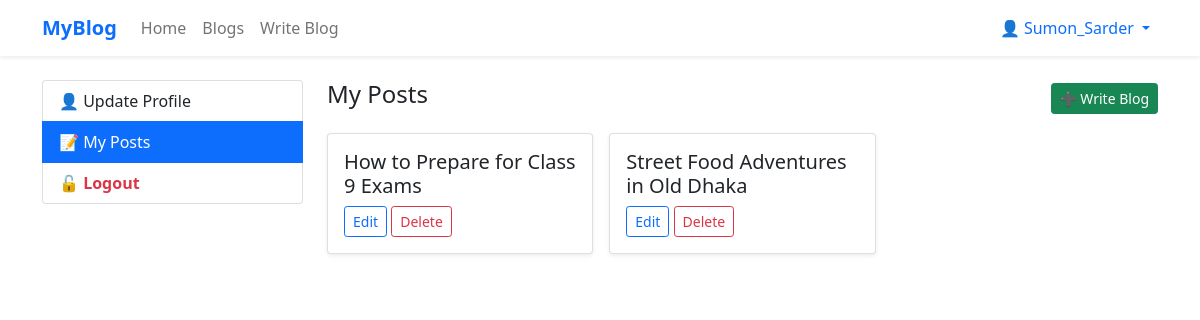
The app's page /accounts/profile/?section=posts (signed in), older data.
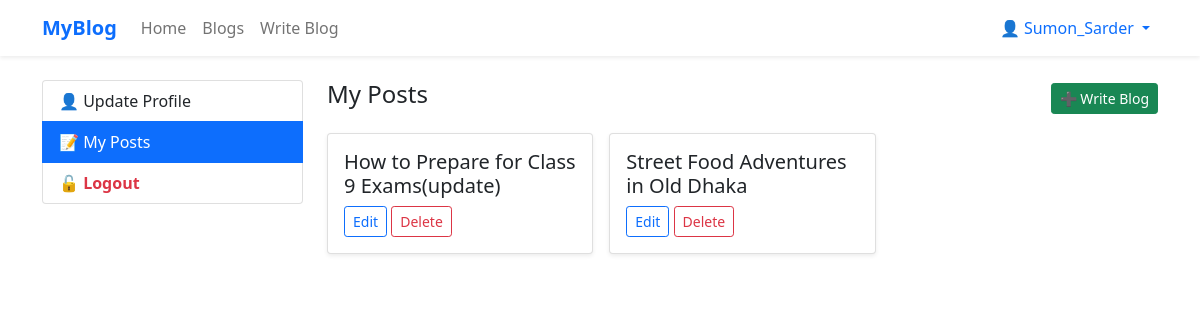
The same page, newer data.
### blog/models.py (models this page shows, shortened)
class Post(models.Model):
    title = models.CharField(max_length=100)
    content = RichTextField()
    author = models.ForeignKey(User,on_delete=models.CASCADE)
    created_at = models.DateTimeField(auto_now_add=True)
    updated_at = models.DateTimeField(auto_now=True)
    category = models.ForeignKey(Category,on_delete=models.SET_NULL,null=True)
    tag = models.ManyToManyField(Tag)
    view_count = models.PositiveBigIntegerField(default = 0)
    liked_users = models.ManyToManyField(User,related_name = 'liked_posts')

### blog/views.py (the view, shortened to what this page needs)
# urls.py: path('accounts/profile/',views.profile_view,name='profile'),
@login_required
def profile_view(request):
    section = request.GET.get('section','profile')
    context = {'section':section}
    if section == 'posts':
        posts = Post.objects.filter(author=request.user)
        context['posts'] = posts
    return render(request,'user/profile.html',context)

### templates/user/profile.html (shortened to what this page needs)
{% extends "blog/base.html" %}
{% load crispy_forms_tags %}
{% block content %}
<div class="container mt-4">
    <div class="row">
        <div class="col-md-3 mb-3">
            <div class="list-group">
                <a href="{% url 'profile' %}?section=update"
                   class="list-group-item list-group-item-action {% if section == 'update' %}active{% endif %}">
                    👤 Update Profile
                </a>
                <a href="{% url 'profile' %}?section=posts"
                   class="list-group-item list-group-item-action {% if section == 'posts' %}active{% endif %}">
                    📝 My Posts
                </a>
                <a href="{% url 'logout' %}"
                   class="list-group-item list-group-item-action text-danger fw-bold">
                    🔓 Logout
                </a>
            </div>
        </div>
        <div class="col-md-9">
            {% if section == 'profile' %}
                <h3 class="mb-3">Welcome, {{ request.user.get_full_name|default:request.user.username }}! 👋</h3>
                <p><strong>Email:</strong> {{ request.user.email }}</p>
            {% elif section == 'posts' %}
                <div class="d-flex justify-content-between align-items-center mb-3">
                    <h4>My Posts</h4>
                    <a href="{% url 'post_create' %}" class="btn btn-success btn-sm">➕ Write Blog</a>
                </div>
                <div class="row g-3">
                    {% for post in posts %}
                        <div class="col-md-4">
                            <div class="card shadow-sm h-100">
                                <div class="card-body">
                                    <h5 class="card-title">{{post.title}}</h5>
                                    <a href="{% url 'post_update' post.id %}" class="btn btn-outline-primary btn-sm">Edit</a>
                                    <a href="{% url 'post_delete' post.id %}" class="btn btn-outline-danger btn-sm">Delete</a>
                                </div>
                            </div>
                        </div>
                    {% empty %}
                        <p class="text-muted">No posts created yet.</p>
                    {% endfor %}
                </div>
            {% endif %}
        </div>
    </div>
</div>
{% endblock %}

Row changes from the older to the newer data that the page shows:
changed Post: title "How to Prepare for Class 9 Exams" → "How to Prepare for Class 9 Exams(update)"
